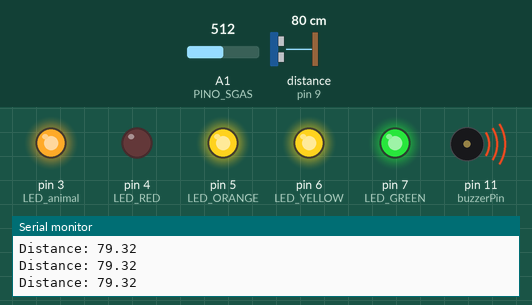
Simulated run of this sketch. Board: Arduino Uno, built with avr-gcc and run on an emulated ATmega328P. On the bench: output pins drawn as LEDs (lit = HIGH), buzzer (waves = sounding), the last lines printed to the serial monitor. Wiring (inferred from the names in the program): ultrasonic range finder: trigger pin 8; echo pin 9. Inputs (shaded band) come from the test bench; at power-on: A1 (PINO_SGAS) = 512, distance to the obstacle (sensor on pin 9) 80 cm. The echo pulse lasts 58.3 µs per cm; pins used as bus, display or sensor lines are not drawn.

Above: at 1.2 s.
1.3 s: A1 (PINO_SGAS) set to 652
2.8 s: A1 (PINO_SGAS) set to 671
At 3.9 s:
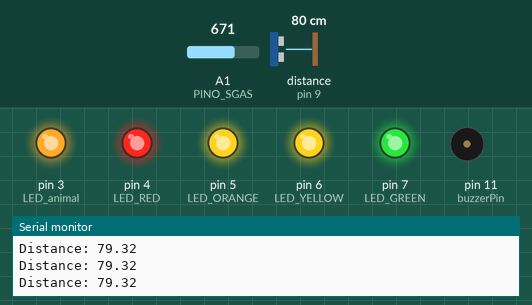
4.3 s: A1 (PINO_SGAS) set to 511
At 5.5 s:
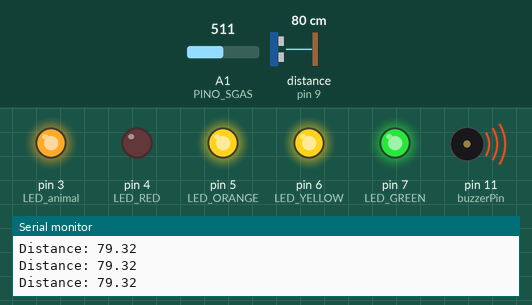
5.8 s: distance to the obstacle (sensor on pin 9) set to 120 cm
8.8 s: A1 (PINO_SGAS) set to 494
11.8 s: A1 (PINO_SGAS) set to 471
At 12.3 s:
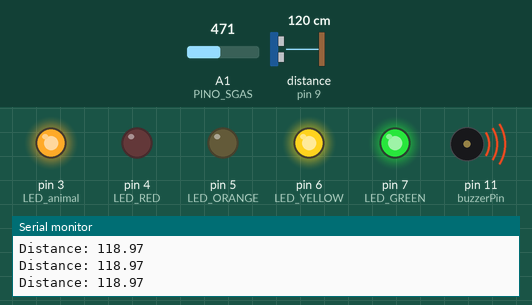
Timing chart, 0 to 14.3 s (numbered marks = the images above; inputs shaded):
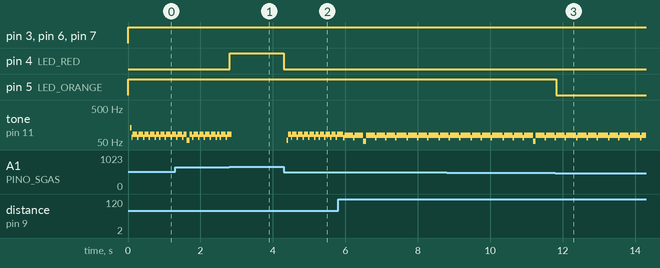

Measured:
- the behaviour switches between 659 and 660 on A1 (PINO_SGAS) (found by bisection; images 0 and 1)
- the behaviour switches between 480 and 479 on A1 (PINO_SGAS) (found by bisection; images 2 and 3)
- after the input at 2.8 s, pin 4 (LED_RED): LOW → HIGH at once
- after the input at 4.3 s, pin 4 (LED_RED): HIGH → LOW at once; tone on pin 11 (buzzerPin): plays 57 Hz for 0.04 s, 84 Hz for 0.08 s, 70 Hz for 0.04 s, 84 Hz for 0.12 s, 70 Hz for 0.04 s, 84 Hz for 0.12 s … (20 notes in this stretch), starting after 0.08 s
- after the input at 11.8 s, pin 5 (LED_ORANGE): HIGH → LOW at once

The sketch:

arduino_fire.ino
```cpp
int const PINO_SGAS = A1;
int LED_GREEN = 7;
int LED_YELLOW = 6;
int LED_ORANGE = 5;
int LED_RED = 4;
int LED_animal = 3;

// Ultrasonic
int buzzerPin= 11;
int echoPin= 9;
int trigPin= 8;
int minDistance = 100;
int maxDistance = 300;

//Temperature


void setup(){
  	pinMode(LED_GREEN, OUTPUT);
  	pinMode(LED_animal, OUTPUT);
  	pinMode(LED_YELLOW, OUTPUT);
    pinMode(LED_ORANGE, OUTPUT);
    pinMode(LED_RED, OUTPUT);
    pinMode(buzzerPin, OUTPUT);
    pinMode(trigPin, OUTPUT);
    pinMode(echoPin, INPUT);
    Serial.begin(9600);
}

void loop(){
    int valor = analogRead(PINO_SGAS);
    valor = map(valor, 300, 750, 0, 100);
      digitalWrite(LED_GREEN, HIGH);
      digitalWrite(LED_YELLOW, valor >= 20 ? HIGH : LOW);
      digitalWrite(LED_ORANGE, valor >= 40 ? HIGH : LOW);
      digitalWrite(LED_RED, valor >= 80 ? HIGH : LOW);
      digitalWrite(buzzerPin, valor >= 80 ? HIGH : LOW);
    digitalWrite(trigPin, LOW);
    delayMicroseconds(2);
    // Sets the trigPin HIGH (ACTIVE) for 10 microseconds
    digitalWrite(trigPin, HIGH);
    delayMicroseconds(10);
    digitalWrite(trigPin, LOW);
    // Reads the echoPin, returns the sound wave travel time in microseconds
    float duration = pulseIn(echoPin, HIGH);
    // Calculating the distance
    float distance = duration * 0.034 / 2; // Speed of sound wave divided by 2 (go and back)
    // Displays the distance on the Serial Monitor
    Serial.print("Distance: ");
    Serial.println(distance);
    if(distance <= maxDistance){
     digitalWrite(buzzerPin,HIGH);
     digitalWrite(LED_animal,HIGH);
    }
    else{
      digitalWrite(buzzerPin,LOW);
      digitalWrite(LED_animal,LOW);
    }


}
```
